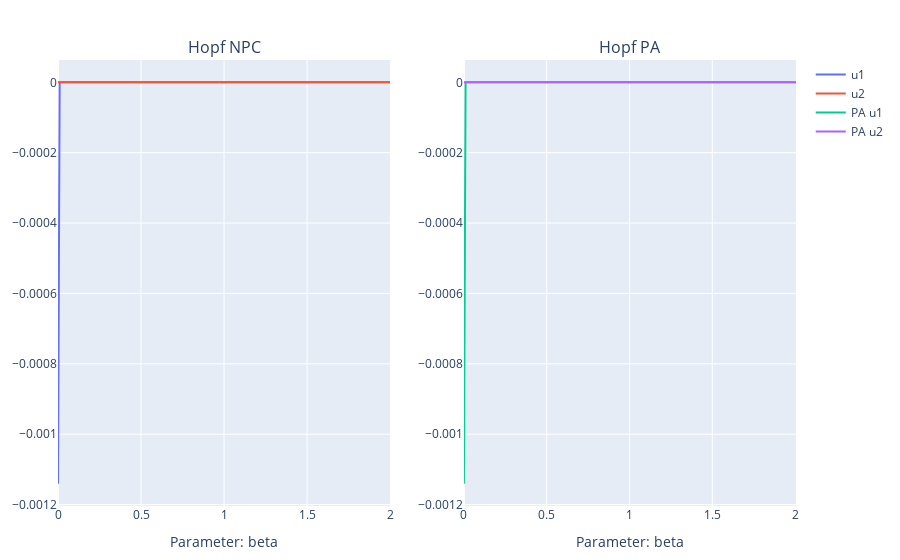

Here is the notebook cell this chart was saved with:
### Markdown cell above
One other note is that it's important in this case to choose a parameter range that is concious of the system's behaviour. For example, look what happens when we try to plot beta starting at 0 and going to 2, instead of the opposite as was used earlier:

### Code cell
hopf_npc_plot = plot_continuation(
    hopf2d,
    [1 1],
    6,
    "beta",
    0:0.01:2,
    method = "npc",
    title = "Hopf NPC",
)
hopf_pa_plot = plot_continuation(
    hopf2d,
    [1 1],
    6,
    "beta",
    0:0.01:2,
    method = "pa",
    title = "Hopf Pseudo-Arclength",
    labels = ["PA u1", "PA u2"],
)

hopf_plot = [hopf_npc_plot hopf_pa_plot]
relayout!(hopf_plot)
hopf_plot

### Figure 1 — Plotly figure (JSON) as saved in the notebook; plotly's stock layout.template omitted (floating-point values rounded to 4 significant figures; data arrays with more than 128 entries replaced by an {"elided": "..."} marker saying what was removed)
{"data": [{"mode": "lines", "name": "u1", "type": "scatter", "x": {"elided": "201 float values"}, "xaxis": "x1", "y": {"elided": "201 float values"}, "yaxis": "y1"}, {"mode": "lines", "name": "u2", "type": "scatter", "x": {"elided": "201 float values"}, "xaxis": "x1", "y": {"elided": "201 float values"}, "yaxis": "y1"}, {"mode": "lines", "name": "PA u1", "type": "scatter", "x": {"elided": "199 float values"}, "xaxis": "x2", "y": {"elided": "199 float values"}, "yaxis": "y2"}, {"mode": "lines", "name": "PA u2", "type": "scatter", "x": {"elided": "199 float values"}, "xaxis": "x2", "y": {"elided": "199 float values"}, "yaxis": "y2"}], "layout": {"annotations": [{"font": {"size": 16}, "showarrow": false, "text": "Hopf NPC", "x": 0.225, "xanchor": "center", "xref": "paper", "y": 1, "yanchor": "bottom", "yref": "paper"}, {"font": {"size": 16}, "showarrow": false, "text": "Hopf PA", "x": 0.775, "xanchor": "center", "xref": "paper", "y": 1, "yanchor": "bottom", "yref": "paper"}], "margin": {"b": 50, "l": 50, "r": 50, "t": 60}, "xaxis1": {"anchor": "y1", "domain": [0, 0.45], "title": {"text": "Parameter: beta"}}, "xaxis2": {"anchor": "y2", "domain": [0.55, 1], "title": {"text": "Parameter: beta"}}, "yaxis1": {"anchor": "x1", "domain": [0, 1]}, "yaxis2": {"anchor": "x2", "domain": [0, 1]}}}
